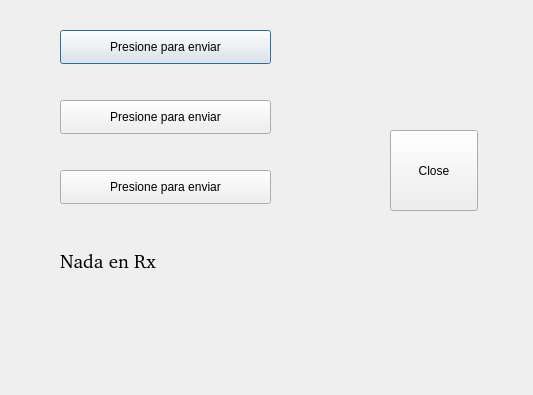
<?xml version="1.0" encoding="UTF-8"?>
<ui version="4.0">
 <class>Dialog</class>
 <widget class="QDialog" name="Dialog">
  <property name="geometry">
   <rect>
    <x>0</x>
    <y>0</y>
    <width>533</width>
    <height>395</height>
   </rect>
  </property>
  <property name="windowTitle">
   <string>Dialog</string>
  </property>
  <widget class="QPushButton" name="enviar1">
   <property name="geometry">
    <rect>
     <x>60</x>
     <y>30</y>
     <width>211</width>
     <height>34</height>
    </rect>
   </property>
   <property name="text">
    <string>Presione para enviar</string>
   </property>
  </widget>
  <widget class="QPushButton" name="enviar2">
   <property name="geometry">
    <rect>
     <x>60</x>
     <y>100</y>
     <width>211</width>
     <height>34</height>
    </rect>
   </property>
   <property name="text">
    <string>Presione para enviar</string>
   </property>
  </widget>
  <widget class="QPushButton" name="enviar3">
   <property name="geometry">
    <rect>
     <x>60</x>
     <y>170</y>
     <width>211</width>
     <height>34</height>
    </rect>
   </property>
   <property name="text">
    <string>Presione para enviar</string>
   </property>
  </widget>
  <widget class="QLabel" name="recibido">
   <property name="geometry">
    <rect>
     <x>60</x>
     <y>240</y>
     <width>421</width>
     <height>41</height>
    </rect>
   </property>
   <property name="font">
    <font>
     <family>Noto Sans [GOOG]</family>
     <pointsize>14</pointsize>
    </font>
   </property>
   <property name="text">
    <string>Nada en Rx</string>
   </property>
  </widget>
  <widget class="QLabel" name="diag">
   <property name="geometry">
    <rect>
     <x>60</x>
     <y>330</y>
     <width>421</width>
     <height>41</height>
    </rect>
   </property>
   <property name="font">
    <font>
     <family>Noto Sans [GOOG]</family>
     <pointsize>14</pointsize>
    </font>
   </property>
   <property name="text">
    <string/>
   </property>
  </widget>
  <widget class="QPushButton" name="closeButton">
   <property name="geometry">
    <rect>
     <x>390</x>
     <y>130</y>
     <width>88</width>
     <height>81</height>
    </rect>
   </property>
   <property name="text">
    <string>Close</string>
   </property>
  </widget>
 </widget>
 <resources/>
 <connections/>
</ui>
